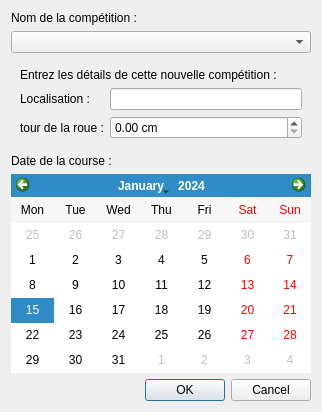
<?xml version="1.0" encoding="UTF-8"?>
<ui version="4.0">
 <class>CompetitionEntryDialog</class>
 <widget class="QDialog" name="CompetitionEntryDialog">
  <property name="geometry">
   <rect>
    <x>0</x>
    <y>0</y>
    <width>322</width>
    <height>412</height>
   </rect>
  </property>
  <property name="windowTitle">
   <string>Ajout d'une nouvelle compétition</string>
  </property>
  <property name="modal">
   <bool>true</bool>
  </property>
  <layout class="QVBoxLayout" name="verticalLayout">
   <item>
    <widget class="QLabel" name="competitionLabel">
     <property name="text">
      <string>Nom de la compétition :</string>
     </property>
    </widget>
   </item>
   <item>
    <widget class="QComboBox" name="competitionComboBox"/>
   </item>
   <item>
    <widget class="QFrame" name="competitionEntryFrame">
     <property name="frameShadow">
      <enum>QFrame::Raised</enum>
     </property>
     <layout class="QVBoxLayout" name="competitionEntryVerticalLayout">
      <item>
       <widget class="QLabel" name="detailsLabel">
        <property name="text">
         <string>Entrez les détails de cette nouvelle compétition :</string>
        </property>
       </widget>
      </item>
      <item>
       <layout class="QFormLayout" name="newRaceFormLayout">
        <item row="0" column="0">
         <widget class="QLabel" name="placeLabel">
          <property name="text">
           <string>Localisation :</string>
          </property>
         </widget>
        </item>
        <item row="0" column="1">
         <widget class="QLineEdit" name="placeLineEdit"/>
        </item>
        <item row="1" column="0">
         <widget class="QLabel" name="wheelLabel">
          <property name="text">
           <string>tour de la roue :</string>
          </property>
         </widget>
        </item>
        <item row="1" column="1">
         <widget class="QDoubleSpinBox" name="wheelDoubleSpinBox">
          <property name="accelerated">
           <bool>true</bool>
          </property>
          <property name="suffix">
           <string> cm</string>
          </property>
          <property name="maximum">
           <double>10000.000000000000000</double>
          </property>
         </widget>
        </item>
       </layout>
      </item>
     </layout>
    </widget>
   </item>
   <item>
    <widget class="QLabel" name="dateLabel">
     <property name="text">
      <string>Date de la course :</string>
     </property>
    </widget>
   </item>
   <item>
    <widget class="QCalendarWidget" name="calendarWidget">
     <property name="firstDayOfWeek">
      <enum>Qt::Monday</enum>
     </property>
     <property name="gridVisible">
      <bool>false</bool>
     </property>
     <property name="verticalHeaderFormat">
      <enum>QCalendarWidget::NoVerticalHeader</enum>
     </property>
    </widget>
   </item>
   <item>
    <widget class="QDialogButtonBox" name="buttonBox">
     <property name="standardButtons">
      <set>QDialogButtonBox::Cancel|QDialogButtonBox::Ok</set>
     </property>
    </widget>
   </item>
  </layout>
  <zorder>competitionLabel</zorder>
  <zorder>competitionComboBox</zorder>
  <zorder>competitionEntryFrame</zorder>
  <zorder>detailsLabel</zorder>
  <zorder>dateLabel</zorder>
  <zorder>calendarWidget</zorder>
  <zorder>buttonBox</zorder>
 </widget>
 <resources/>
 <connections/>
</ui>
